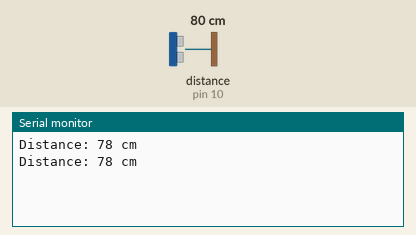
Simulated run of this sketch. Board: Arduino Uno, built with avr-gcc and run on an emulated ATmega328P. On the bench: the last lines printed to the serial monitor. Wiring (inferred from the names in the program): ultrasonic range finder: trigger pin 9; echo pin 10. Inputs (shaded band) come from the test bench; at power-on: distance to the obstacle (sensor on pin 10) 80 cm. The echo pulse lasts 58.3 µs per cm.

Above: at 1.8 s.
1.9 s: distance to the obstacle (sensor on pin 10) set to 2 cm
At 2.7 s:
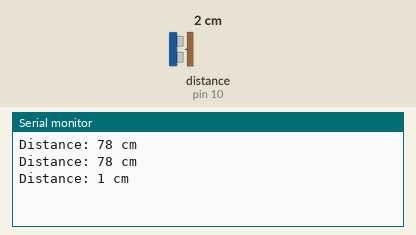
3.4 s: distance to the obstacle (sensor on pin 10) set to 4 cm
At 4.8 s:
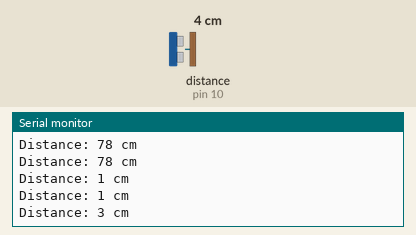
Timing chart, 0 to 6.4 s (numbered marks = the images above; inputs shaded):
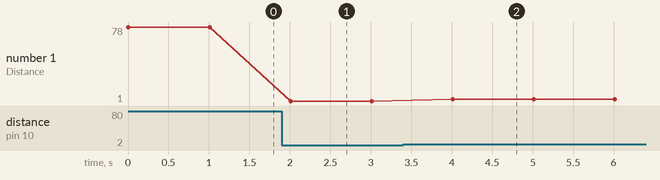

The sketch:

Arduino_Ultrasonic.ino
```cpp
const int trigPin = 9;
const int echoPin = 10;
long duration;
int distance;

void setup() {
  pinMode(trigPin, OUTPUT);
  pinMode(echoPin, INPUT);
  Serial.begin(9600);
}

void loop() {
  // Clear the trigPin
  digitalWrite(trigPin, LOW);
  delayMicroseconds(2);

  // Set the trigPin on HIGH state for 10 micro seconds
  digitalWrite(trigPin, HIGH);
  delayMicroseconds(10);
  digitalWrite(trigPin, LOW);

  // Read the echoPin, returns the sound wave travel time in microseconds
  duration = pulseIn(echoPin, HIGH);

  // Calculating the distance
  distance = duration * 0.034 / 2; // Speed of sound wave divided by 2 (go and back)

  // Print the distance on the Serial Monitor
  Serial.print("Distance: ");
  Serial.print(distance);
  Serial.println(" cm");

  delay(1000);
}
```

Measured:
- after the input at 1.9 s, the serial monitor: prints a new line after 0.11 s (image 1)
- after the input at 3.4 s, the serial monitor: prints a new line after 0.61 s (image 2)
- plotted number 1: 78 → 1 after the input at 1.9 s, 1 → 3 after the input at 3.4 s
